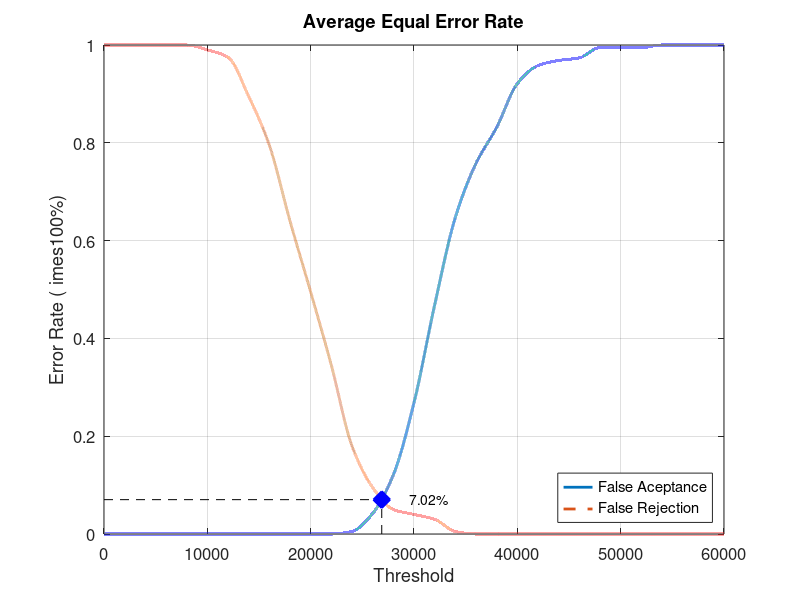
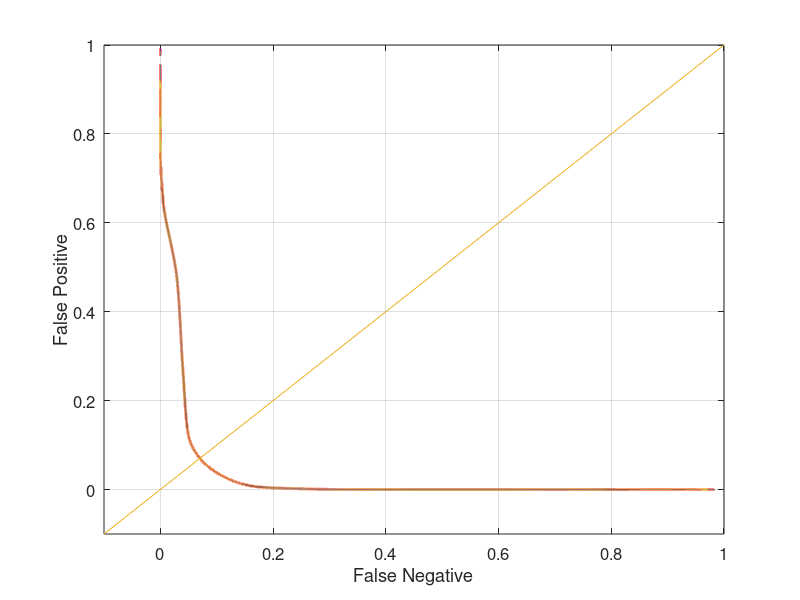

The MATLAB source for these figures, in order:
close all;
clear;
clc;
x = 0:2000:60000;
xq = 0:0.5:60000;

y0 = [0 0 0 0 0 0 0 0 0 0 0 0 0.00526316 0.0421053 0.121053 0.268421 0.468421 0.647368 0.757895 0.831579 0.921053 0.957895 0.968421 0.973684 0.994737 0.994737 0.994737 1 1 1 1]
yy0 = interp1(x, y0, xq, 'pchip');
y1 = [1 1 1 1 1 0.99 0.975 0.895 0.795 0.64 0.495 0.345 0.18 0.095 0.05 0.04 0.03 0.005 0 0 0 0 0 0 0 0 0 0 0 0 0]
yy1 = interp1(x, y1, xq, 'pchip');

% Calculating EER: 
y2 = abs(y0 - y1);
find(y2 == min(y2))
yy2 = abs(yy0 - yy1);
xEER = find(yy2 == min(yy2));
xEERIndex = xq(xEER) % X-axis EER
yEER = yy0(xEER) % Y-axis EER

main = figure
plot(xq, yy0,'-','LineWidth', 2);	hold on
plot(xq, yy1,'--','LineWidth', 2);	hold on
plot([xEERIndex xEERIndex], [0 yEER], 'k--');	hold on
plot([0 xEERIndex], [yEER yEER], 'k--');	hold on
plot(xEERIndex, yEER, 'bx', 'LineWidth', 10);	hold on
text(xEERIndex + 10 * xEERIndex / 100, yEER, [num2str(round((10000 * yEER)) / 100) '%'])
legend('False Aceptance', 'False Rejection', 'Location', 'SouthEast')
xlabel('Threshold')
ylabel('Error Rate (	imes100%)')
title('Average Equal Error Rate')
set(gca, 'FontSize', 12)
axis([0 60000 0 1])
grid on

print(main, 'Database3_4Main', '-dpng');
FNRxFPR = figure('Color', [1 1 1]);
plot(yy1, yy0, '-', yy1, yy0, 'LineWidth', 2);
hold on
y = -0.1:0.1:1
plot(y, y); 
set(gca, 'FontSize', 12)
xlabel('False Negative')
ylabel('False Positive')
axis([-0.1 1 -0.1 1])
set(gca, 'FontSize', 12)
grid on

print(FNRxFPR, 'Database3_4FNRxFPR','-dpng');
